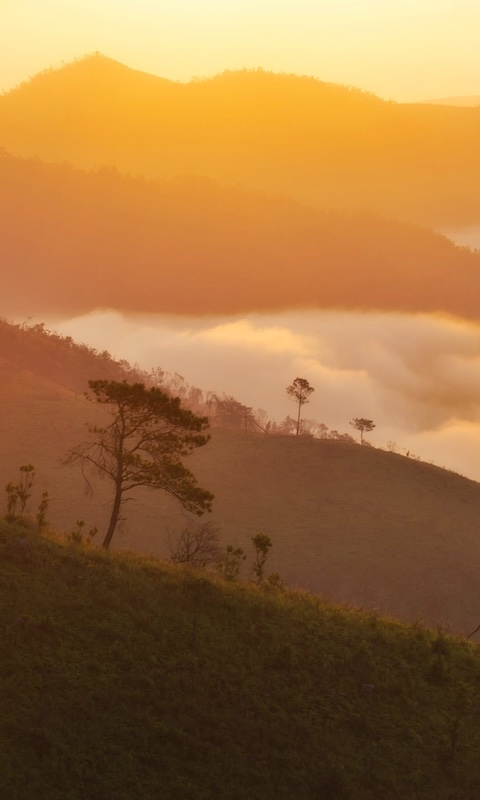
#> input picture pic/IMG_0425.JPG, 480 x 800 px
$ python -i epd7in3e.py   (imports and definitions only)
#> lines starting #> are read from the running program, lines starting #| are printed output that depends on the picture
#> further down, picture is the input picture: PIL image 480x800 RGB; mean R, G, B 156.3, 111.1, 62.8
# *****************************************************************************
# * | File        :	  epd7in3f.py
# * | Author      :   Waveshare team
# * | Function    :   Electronic paper driver
# * | Info        :
# *----------------
# * | This version:   V1.0
# * | Date        :   2022-10-20
# # | Info        :   python demo
# -----------------------------------------------------------------------------
# ******************************************************************************/
# Permission is hereby granted, free of charge, to any person obtaining a copy
# of this software and associated documnetation files (the "Software"), to deal
# in the Software without restriction, including without limitation the rights
# to use, copy, modify, merge, publish, distribute, sublicense, and/or sell
# copies of the Software, and to permit persons to  whom the Software is
# furished to do so, subject to the following conditions:
#
# The above copyright notice and this permission notice shall be included in
# all copies or substantial portions of the Software.
#
# THE SOFTWARE IS PROVIDED "AS IS", WITHOUT WARRANTY OF ANY KIND, EXPRESS OR
# IMPLIED, INCLUDING BUT NOT LIMITED TO THE WARRANTIES OF MERCHANTABILITY,
# FITNESS OR A PARTICULAR PURPOSE AND NONINFRINGEMENT. IN NO EVENT SHALL THE
# AUTHORS OR COPYRIGHT HOLDERS BE LIABLE FOR ANY CLAIM, DAMAGES OR OTHER
# LIABILITY WHETHER IN AN ACTION OF CONTRACT, TORT OR OTHERWISE, ARISING FROM,
# OUT OF OR IN CONNECTION WITH THE SOFTWARE OR THE USE OR OTHER DEALINGS IN
# THE SOFTWARE.
#

import logging
from . import epdconfig

import PIL
from PIL import Image, ImageEnhance
import io

# Display resolution
EPD_WIDTH       = 800
EPD_HEIGHT      = 480

logger = logging.getLogger(__name__)

class EPD:
    def __init__(self):
        self.reset_pin = epdconfig.RST_PIN
        self.dc_pin = epdconfig.DC_PIN
        self.busy_pin = epdconfig.BUSY_PIN
        self.cs_pin = epdconfig.CS_PIN
        self.width = EPD_WIDTH
        self.height = EPD_HEIGHT
        self.BLACK  = 0x000000   #   0000  BGR
        self.WHITE  = 0xffffff   #   0001
        self.YELLOW = 0x00ffff   #   0010
        self.RED    = 0x0000ff   #   0011
        # self.ORANGE = 0x0080ff   #   0100
        self.BLUE   = 0xff0000   #   0101
        self.GREEN  = 0x00ff00   #   0110


    # Hardware reset
    # [117 lines left out: functions reset, send_command, send_data, send_data2, ReadBusyH, TurnOnDisplay and 1 more, not called in this run]

    def getbuffer(self, image):
        # Create a pallette with the 7 colors supported by the panel
        pal_image = Image.new("P", (1,1))
        pal_image.putpalette( (0,0,0,  255,255,255,  255,255,0,  255,0,0,  0,0,0,  0,0,255,  0,255,0) + (0,0,0)*249)
        # pal_image.putpalette( (0,0,0,  255,255,255,  0,255,0,   0,0,255,  255,0,0,  255,255,0, 255,128,0) + (0,0,0)*249)

        # Check if we need to rotate the image
        imwidth, imheight = image.size
#> imwidth = 480; imheight = 800
        if(imwidth == self.width and imheight == self.height):
            image_temp = image
        elif(imwidth == self.height and imheight == self.width):
            image_temp = image.rotate(90, expand=True)
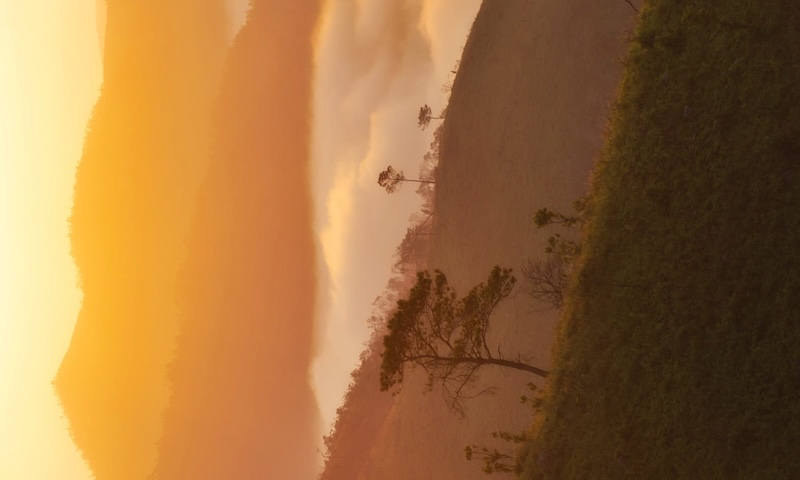
#> image_temp: PIL image 800x480 RGB; mean R, G, B 156.3, 111.1, 62.8
        else:
            logger.warning("Invalid image dimensions: %d x %d, expected %d x %d" % (imwidth, imheight, self.width, self.height))

        # Convert the soruce image to the 7 colors, dithering if needed
        image_temp = image_temp.convert("RGB")
        image_temp = image_temp.point(lambda x: int((x / 255) ** 0.8 * 255))   # gamma
        image_temp = ImageEnhance.Contrast(image_temp).enhance(1.1)
        image_temp = ImageEnhance.Sharpness(image_temp).enhance(1.2)
        image_7color = image_temp.quantize(
            palette=pal_image,
            method=Image.FASTOCTREE,
            dither=Image.FLOYDSTEINBERG
        )
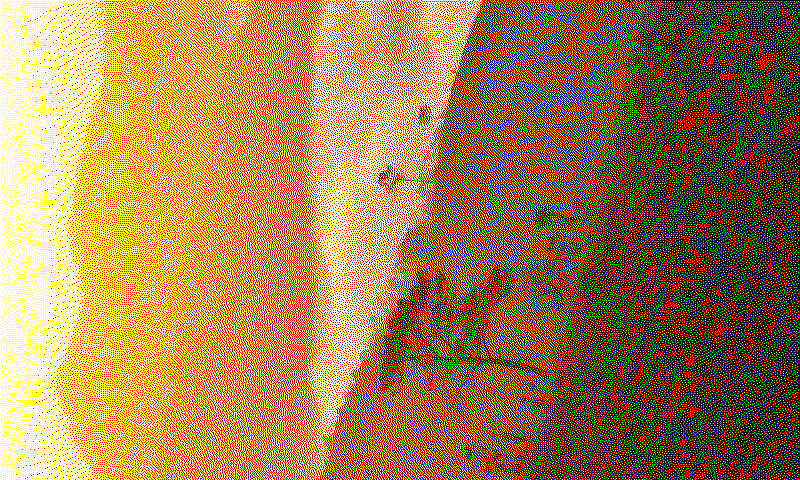
#> image_7color: PIL image 800x480 P; mean R, G, B 169.3, 125.4, 72.7
        buf_7color = bytearray(image_7color.tobytes('raw'))

        # PIL does not support 4 bit color, so pack the 4 bits of color
        # into a single byte to transfer to the panel
        buf = [0x00] * int(self.width * self.height / 2)
        idx = 0
        for i in range(0, len(buf_7color), 2):
            buf[idx] = (buf_7color[i] << 4) + buf_7color[i+1]
            idx += 1
#> this loop made 192000 passes
#> i on passes 3 to 5: 4, 6, 8
#> after the loop, buf = 192000 items; idx = 192000

        return buf

    # [18 lines left out: functions display, Clear, sleep, not called in this run]
### END OF FILE ###

>>> from PIL import Image
>>> picture = Image.open('../../pic/IMG_0425.JPG')
>>> result = EPD().getbuffer(picture)
#> result = 192000 items

$ run again, on pic/IMG_0426.JPG
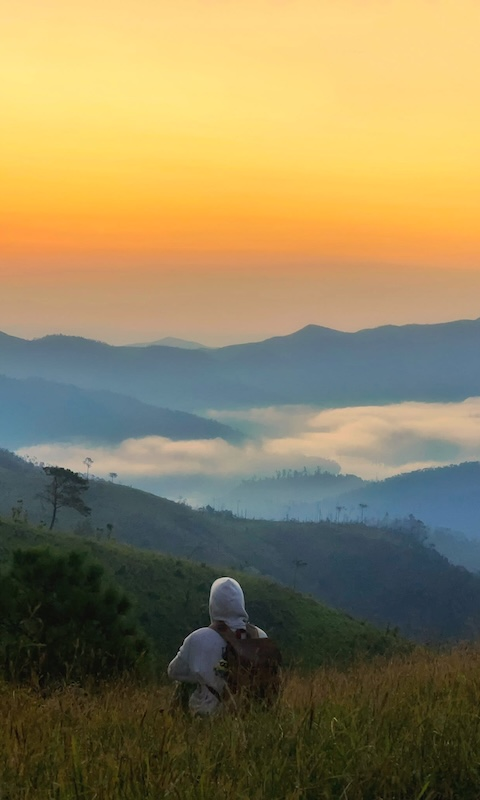
#> input picture pic/IMG_0426.JPG, 480 x 800 px
#> picture is the input picture: PIL image 480x800 RGB; mean R, G, B 143.4, 129.8, 91.7
#> in getbuffer, `image_temp = image.rotate(90, expand=True)`:
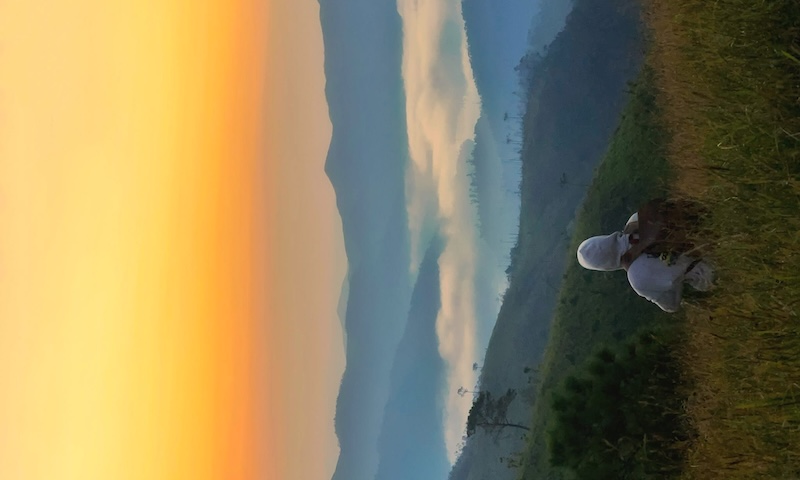
#> image_temp: PIL image 800x480 RGB; mean R, G, B 143.4, 129.8, 91.7
#> in getbuffer, `image_7color = image_temp.quantize( palette=pal_image, method=Image.FA..`:
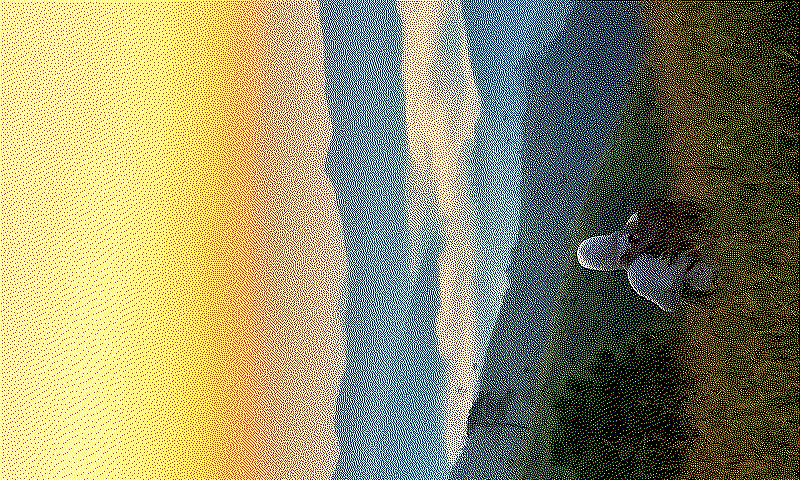
#> image_7color: PIL image 800x480 P; mean R, G, B 152.1, 143.9, 104.6
#> the loop in getbuffer, `for i in range(0, len(buf_7color), 2):` made 192000 passes
#> i on passes 3 to 5: 4, 6, 8
#> after the loop in getbuffer, `for i in range(0, len(buf_7color), 2):`: buf = 192000 items; idx = 192000
#> result = 192000 items

$ run again, on pic/IMG_0428.JPG
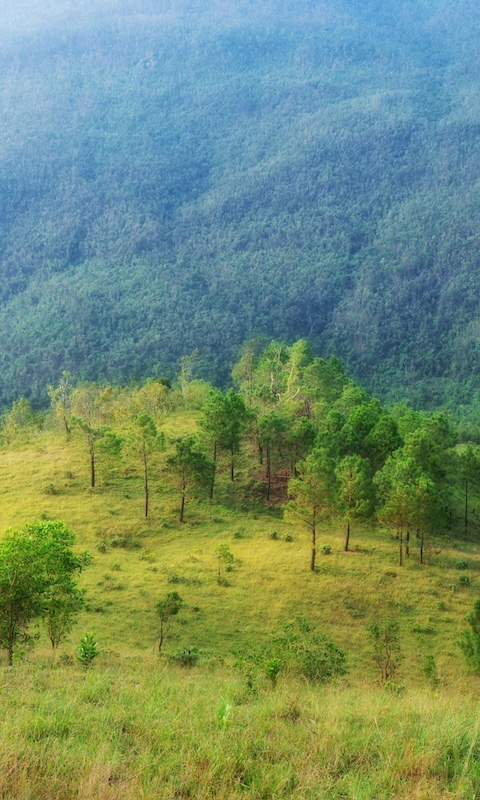
#> input picture pic/IMG_0428.JPG, 480 x 800 px
#> picture is the input picture: PIL image 480x800 RGB; mean R, G, B 114.6, 141.7, 111
#> in getbuffer, `image_temp = image.rotate(90, expand=True)`:
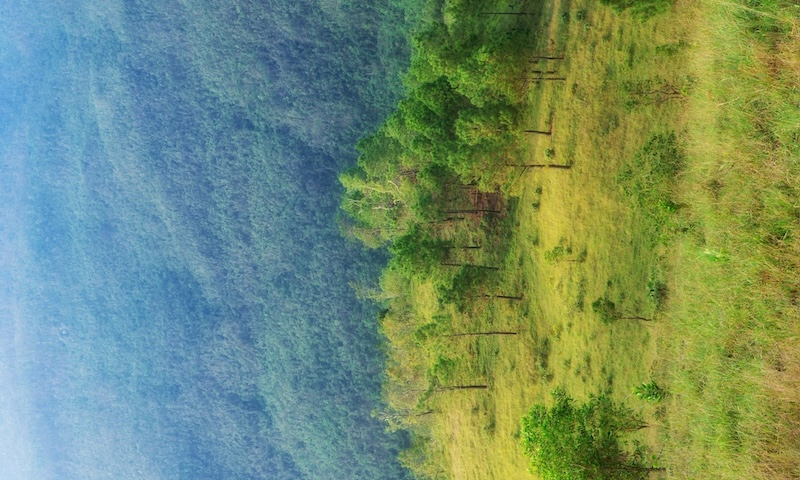
#> image_temp: PIL image 800x480 RGB; mean R, G, B 114.6, 141.7, 111
#> in getbuffer, `image_7color = image_temp.quantize( palette=pal_image, method=Image.FA..`:
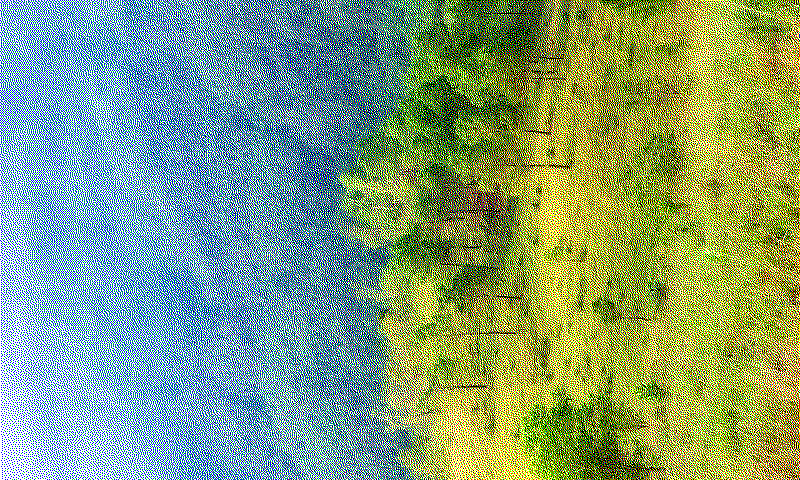
#> image_7color: PIL image 800x480 P; mean R, G, B 130.9, 157.4, 122.2
#> the loop in getbuffer, `for i in range(0, len(buf_7color), 2):` made 192000 passes
#> i on passes 3 to 5: 4, 6, 8
#> after the loop in getbuffer, `for i in range(0, len(buf_7color), 2):`: buf = 192000 items; idx = 192000
#> result = 192000 items

$ run again, on pic/IMG_0429.JPG
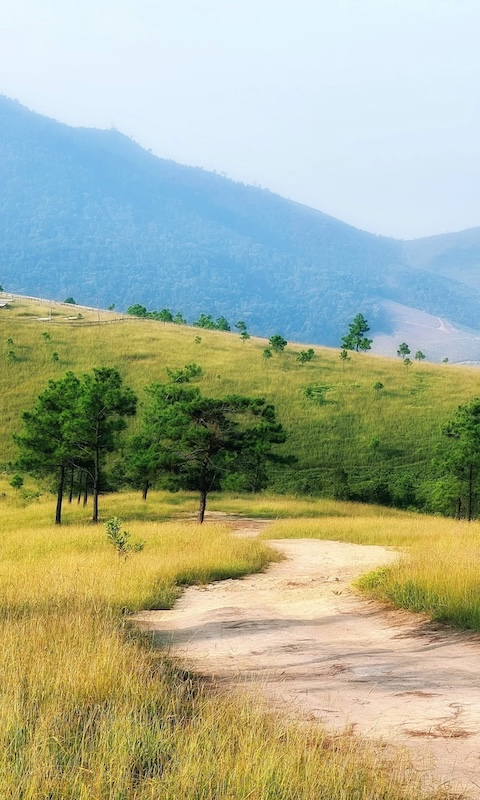
#> input picture pic/IMG_0429.JPG, 480 x 800 px
#> picture is the input picture: PIL image 480x800 RGB; mean R, G, B 167.7, 175.3, 147.9
#> in getbuffer, `image_temp = image.rotate(90, expand=True)`:
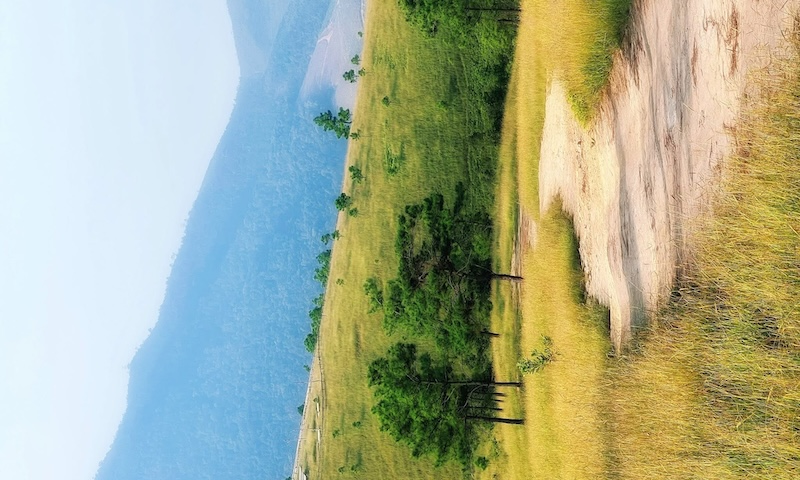
#> image_temp: PIL image 800x480 RGB; mean R, G, B 167.7, 175.3, 147.9
#> in getbuffer, `image_7color = image_temp.quantize( palette=pal_image, method=Image.FA..`:
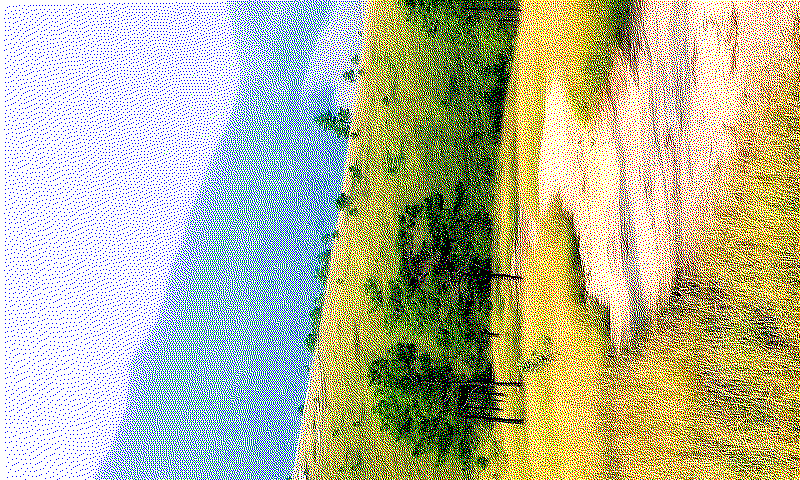
#> image_7color: PIL image 800x480 P; mean R, G, B 179.4, 181.9, 152.2
#> the loop in getbuffer, `for i in range(0, len(buf_7color), 2):` made 192000 passes
#> i on passes 3 to 5: 4, 6, 8
#> after the loop in getbuffer, `for i in range(0, len(buf_7color), 2):`: buf = 192000 items; idx = 192000
#> result = 192000 items
